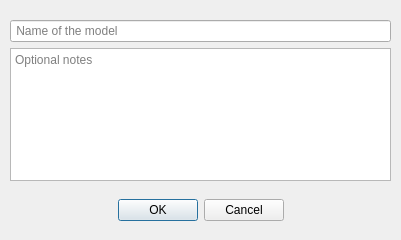
<?xml version="1.0" encoding="UTF-8"?>
<ui version="4.0">
 <class>NewModelDlg</class>
 <widget class="QDialog" name="NewModelDlg">
  <property name="geometry">
   <rect>
    <x>0</x>
    <y>0</y>
    <width>401</width>
    <height>240</height>
   </rect>
  </property>
  <property name="windowTitle">
   <string>New Model</string>
  </property>
  <widget class="QDialogButtonBox" name="buttonBox">
   <property name="enabled">
    <bool>true</bool>
   </property>
   <property name="geometry">
    <rect>
     <x>10</x>
     <y>190</y>
     <width>381</width>
     <height>41</height>
    </rect>
   </property>
   <property name="orientation">
    <enum>Qt::Horizontal</enum>
   </property>
   <property name="standardButtons">
    <set>QDialogButtonBox::Cancel|QDialogButtonBox::Ok</set>
   </property>
   <property name="centerButtons">
    <bool>true</bool>
   </property>
  </widget>
  <widget class="QWidget" name="">
   <property name="geometry">
    <rect>
     <x>10</x>
     <y>20</y>
     <width>381</width>
     <height>161</height>
    </rect>
   </property>
   <layout class="QVBoxLayout" name="verticalLayout">
    <item>
     <widget class="QLineEdit" name="leName">
      <property name="sizePolicy">
       <sizepolicy hsizetype="Ignored" vsizetype="Fixed">
        <horstretch>0</horstretch>
        <verstretch>0</verstretch>
       </sizepolicy>
      </property>
      <property name="toolTip">
       <string>Enter a name for the new model</string>
      </property>
      <property name="text">
       <string/>
      </property>
      <property name="maxLength">
       <number>50</number>
      </property>
      <property name="placeholderText">
       <string> Name of the model</string>
      </property>
     </widget>
    </item>
    <item>
     <widget class="QTextEdit" name="teNotes">
      <property name="toolTip">
       <string>Enter any notes here</string>
      </property>
      <property name="placeholderText">
       <string>Optional notes</string>
      </property>
     </widget>
    </item>
   </layout>
  </widget>
 </widget>
 <resources/>
 <connections>
  <connection>
   <sender>buttonBox</sender>
   <signal>accepted()</signal>
   <receiver>NewModelDlg</receiver>
   <slot>accept()</slot>
   <hints>
    <hint type="sourcelabel">
     <x>248</x>
     <y>254</y>
    </hint>
    <hint type="destinationlabel">
     <x>157</x>
     <y>274</y>
    </hint>
   </hints>
  </connection>
  <connection>
   <sender>buttonBox</sender>
   <signal>rejected()</signal>
   <receiver>NewModelDlg</receiver>
   <slot>reject()</slot>
   <hints>
    <hint type="sourcelabel">
     <x>316</x>
     <y>260</y>
    </hint>
    <hint type="destinationlabel">
     <x>286</x>
     <y>274</y>
    </hint>
   </hints>
  </connection>
 </connections>
</ui>
